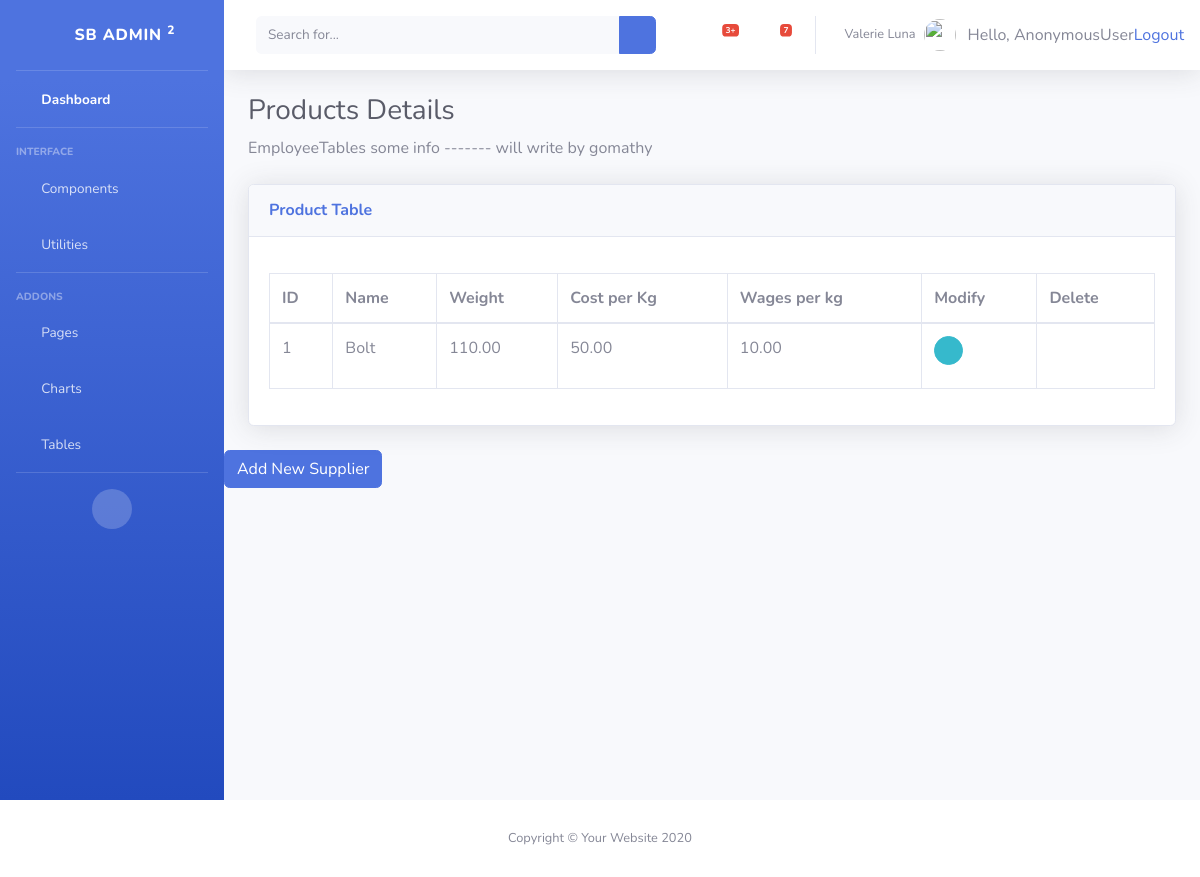
The app's page /product_details/, older data.
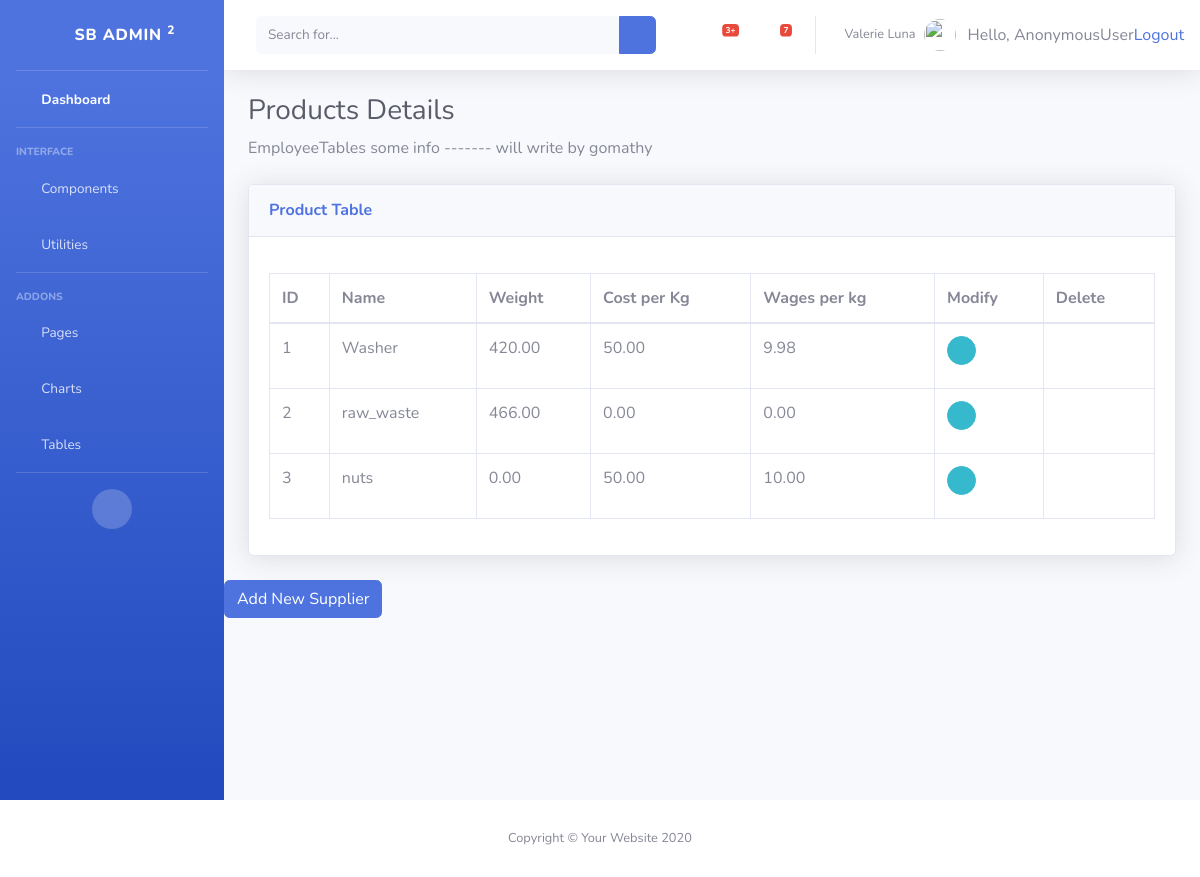
The same page, newer data.
### inventory/models.py (models this page shows, shortened)
class Products(models.Model):
	name 	= models.CharField("Product Name", max_length=30)
	cost 	= models.DecimalField(max_digits=10, decimal_places=2, default=0) # cost per Kg
	wages 	= models.DecimalField(max_digits=10, decimal_places=2, default=0) # wages per Kg
	weight 	= models.DecimalField(max_digits=10, decimal_places=2, default=0) # weight of the products in kg

### inventory/views.py (the view)
# urls.py: path('product_details/',views.product_details,name='product_details'),
def product_details(request):
	pro = Products.objects.all()
	return render(request, 'inventory/product_details.html', { 'pro': pro })

### inventory/templates/inventory/product_details.html (shortened to what this page needs)
{% extends 'inventory/base.html' %}
{% load static %}
{% block body %}
<h1 class="h3 mb-2 text-gray-800"> Products Details </h1>
          <p class="mb-4">EmployeeTables some info ------- will write by gomathy  </p>
          <div class="card shadow mb-4">
            <div class="card-header py-3">
              <h6 class="m-0 font-weight-bold text-primary">Product Table</h6>
            </div>
            <div class="card-body">
              <div class="table-responsive">
                <table class="table table-bordered" id="dataTable" width="100%" cellspacing="0">
                  <thead>
                    <tr>
                      <th>ID</th>
                      <th>Name</th>
                      <th>Weight</th>
                      <th>Cost per Kg</th>
                      <th>Wages per kg</th>
                      <th>Modify</th>
                      <th>Delete</th>
                    </tr>
                  </thead>
                  <tbody>
            <ul>
						{% for p in pro %}
						<tr>
                <td>{{ p.id     }} </td>
						    <td>{{ p.name   }} </td>
						    <td>{{ p.weight }} </td>
						    <td>{{ p.cost   }} </td>
                <td>{{ p.wages  }} </td>
                <td>
                    <a href="{% url 'inventory:edit_product' p.id %}" class="btn btn-info btn-circle btn-sm">
                      <i class="fas fa-info-circle"></i>
                    </a>
                </td>
                <td>
                <div class="nav-item dropdown no-arrow mx-1" align="center">
                    <a class="nav-link dropdown-toggle" href="{% url 'inventory:delete_product' p.id %}"
                      id="alertsDropdown" role="button"
                      data-toggle="dropdown" aria-haspopup="true" aria-expanded="false">
                      <i class="fas fa-trash"></i>
                    </a>
                </div>
                </td>
						</tr>
						{% endfor %}
						</ul>
                  </tbody>
                </table>
              </div>
            </div>
          </div>
        </div>
        <div class="button-group">
              <a href="{% url 'inventory:add_product' %}" class="btn btn-primary" role="button">
              Add New Supplier </a>
        </div>
      </div>
</div>
{% endblock %}

Row changes from the older to the newer data that the page shows:
changed Products id 1: name "Bolt" → "Washer"; weight "110.00" → "420.00"; wages "10.00" → "9.98"
added Products: id "2", name "raw_waste", weight "466.00", cost "0.00", wages "0.00"
added Products: id "3", name "nuts", weight "0.00", cost "50.00", wages "10.00"
